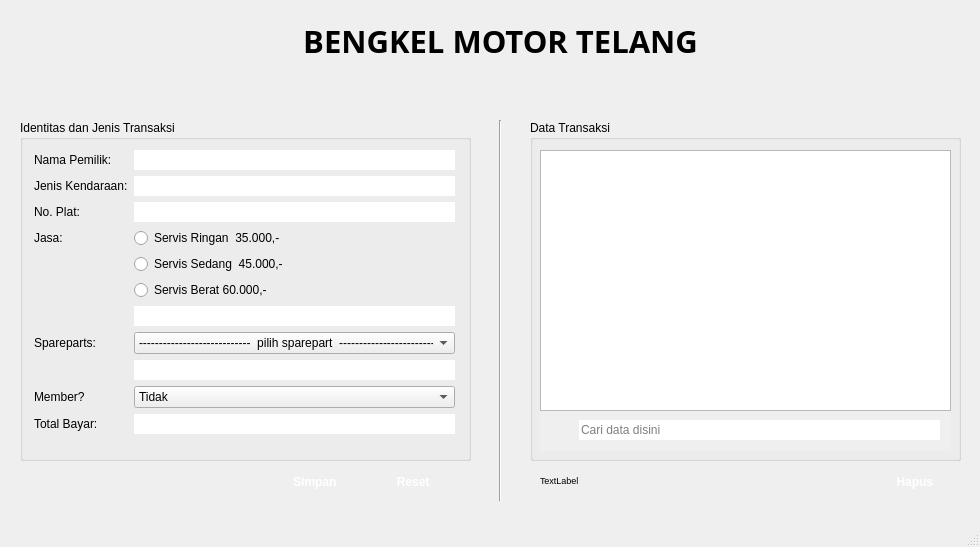
<?xml version="1.0" encoding="UTF-8"?>
<ui version="4.0">
 <class>MainWindow</class>
 <widget class="QMainWindow" name="MainWindow">
  <property name="geometry">
   <rect>
    <x>0</x>
    <y>0</y>
    <width>980</width>
    <height>547</height>
   </rect>
  </property>
  <property name="windowTitle">
   <string>Aplikasi Bengkel Telang</string>
  </property>
  <property name="windowOpacity">
   <double>1.000000000000000</double>
  </property>
  <property name="toolTipDuration">
   <number>-1</number>
  </property>
  <property name="styleSheet">
   <string notr="true"/>
  </property>
  <widget class="QWidget" name="centralwidget">
   <widget class="QLabel" name="label">
    <property name="geometry">
     <rect>
      <x>-10</x>
      <y>0</y>
      <width>1021</width>
      <height>81</height>
     </rect>
    </property>
    <property name="font">
     <font>
      <family>Narkisim</family>
      <pointsize>23</pointsize>
      <weight>75</weight>
      <bold>true</bold>
     </font>
    </property>
    <property name="styleSheet">
     <string notr="true"/>
    </property>
    <property name="text">
     <string>BENGKEL MOTOR TELANG</string>
    </property>
    <property name="alignment">
     <set>Qt::AlignCenter</set>
    </property>
   </widget>
   <widget class="QWidget" name="gridLayoutWidget">
    <property name="geometry">
     <rect>
      <x>34</x>
      <y>150</y>
      <width>421</width>
      <height>292</height>
     </rect>
    </property>
    <layout class="QGridLayout" name="gridLayout">
     <item row="3" column="1">
      <widget class="QRadioButton" name="radioButton">
       <property name="text">
        <string>Servis Ringan  35.000,-</string>
       </property>
      </widget>
     </item>
     <item row="3" column="0">
      <widget class="QLabel" name="label_5">
       <property name="text">
        <string>Jasa:</string>
       </property>
      </widget>
     </item>
     <item row="0" column="0">
      <widget class="QLabel" name="label_1">
       <property name="text">
        <string>Nama Pemilik:</string>
       </property>
      </widget>
     </item>
     <item row="1" column="0">
      <widget class="QLabel" name="label_2">
       <property name="text">
        <string>Jenis Kendaraan:</string>
       </property>
      </widget>
     </item>
     <item row="2" column="0">
      <widget class="QLabel" name="label_3">
       <property name="text">
        <string>No. Plat:</string>
       </property>
      </widget>
     </item>
     <item row="0" column="1">
      <widget class="QLineEdit" name="nama">
       <property name="font">
        <font>
         <kerning>false</kerning>
        </font>
       </property>
       <property name="frame">
        <bool>false</bool>
       </property>
       <property name="cursorPosition">
        <number>0</number>
       </property>
       <property name="placeholderText">
        <string/>
       </property>
      </widget>
     </item>
     <item row="1" column="1">
      <widget class="QLineEdit" name="jeniskendaraan">
       <property name="font">
        <font>
         <kerning>false</kerning>
        </font>
       </property>
       <property name="frame">
        <bool>false</bool>
       </property>
       <property name="placeholderText">
        <string notr="true"/>
       </property>
      </widget>
     </item>
     <item row="5" column="1">
      <widget class="QRadioButton" name="radioButton_3">
       <property name="text">
        <string>Servis Berat 60.000,-</string>
       </property>
      </widget>
     </item>
     <item row="4" column="1">
      <widget class="QRadioButton" name="radioButton_2">
       <property name="text">
        <string>Servis Sedang  45.000,-</string>
       </property>
      </widget>
     </item>
     <item row="2" column="1">
      <widget class="QLineEdit" name="plat">
       <property name="font">
        <font>
         <kerning>false</kerning>
        </font>
       </property>
       <property name="frame">
        <bool>false</bool>
       </property>
       <property name="placeholderText">
        <string/>
       </property>
      </widget>
     </item>
     <item row="6" column="1">
      <widget class="QLineEdit" name="lineEdit_Jasa">
       <property name="frame">
        <bool>false</bool>
       </property>
       <property name="dragEnabled">
        <bool>false</bool>
       </property>
       <property name="readOnly">
        <bool>true</bool>
       </property>
       <property name="placeholderText">
        <string/>
       </property>
      </widget>
     </item>
     <item row="7" column="0">
      <widget class="QLabel" name="label_6">
       <property name="text">
        <string>Spareparts:</string>
       </property>
      </widget>
     </item>
     <item row="7" column="1">
      <widget class="QComboBox" name="spareparts">
       <property name="font">
        <font>
         <kerning>false</kerning>
        </font>
       </property>
       <property name="autoFillBackground">
        <bool>false</bool>
       </property>
       <property name="maxCount">
        <number>2147483640</number>
       </property>
       <property name="iconSize">
        <size>
         <width>20</width>
         <height>20</height>
        </size>
       </property>
       <property name="frame">
        <bool>true</bool>
       </property>
       <item>
        <property name="text">
         <string>----------------------------  pilih sparepart  ----------------------------</string>
        </property>
       </item>
       <item>
        <property name="text">
         <string>Ban Luar Depan  35.000,-</string>
        </property>
       </item>
       <item>
        <property name="text">
         <string>Ban Luar Belakang  45.000,-</string>
        </property>
       </item>
       <item>
        <property name="text">
         <string>Ban Dalam Depan  20.000,-</string>
        </property>
       </item>
       <item>
        <property name="text">
         <string>Ban Dalam Belakang 20.000,-</string>
        </property>
       </item>
       <item>
        <property name="text">
         <string>Kampas &amp; Tali Rem Depan  35.000,-</string>
        </property>
       </item>
       <item>
        <property name="text">
         <string>Kampas &amp; Tali Rem Belakang 40.000,-</string>
        </property>
       </item>
       <item>
        <property name="text">
         <string>Busi  10.000,-</string>
        </property>
       </item>
       <item>
        <property name="text">
         <string>Oli Inject  45.000,-</string>
        </property>
       </item>
       <item>
        <property name="text">
         <string>Oli Carbon  30.000,-</string>
        </property>
       </item>
       <item>
        <property name="text">
         <string>Oli Gardan  15.000,-</string>
        </property>
       </item>
       <item>
        <property name="text">
         <string>Oli Mesin  15.000,-</string>
        </property>
       </item>
       <item>
        <property name="text">
         <string>Lampu Depan  65.000,-</string>
        </property>
       </item>
       <item>
        <property name="text">
         <string>Lampu Belakang  40.000,-</string>
        </property>
       </item>
       <item>
        <property name="text">
         <string>Lampu Sein  25.000,-</string>
        </property>
       </item>
       <item>
        <property name="text">
         <string>Karburator  35.000,-</string>
        </property>
       </item>
       <item>
        <property name="text">
         <string>Rantai/Belt  80.000,-</string>
        </property>
       </item>
       <item>
        <property name="text">
         <string>Aki  150.000,-</string>
        </property>
       </item>
      </widget>
     </item>
     <item row="8" column="1">
      <widget class="QLineEdit" name="lineEdit">
       <property name="font">
        <font>
         <kerning>false</kerning>
        </font>
       </property>
       <property name="frame">
        <bool>false</bool>
       </property>
       <property name="readOnly">
        <bool>true</bool>
       </property>
       <property name="placeholderText">
        <string/>
       </property>
      </widget>
     </item>
     <item row="9" column="1">
      <widget class="QComboBox" name="member">
       <property name="iconSize">
        <size>
         <width>20</width>
         <height>20</height>
        </size>
       </property>
       <item>
        <property name="text">
         <string>Tidak</string>
        </property>
       </item>
       <item>
        <property name="text">
         <string>Ya  (diskon 5%)</string>
        </property>
       </item>
      </widget>
     </item>
     <item row="9" column="0">
      <widget class="QLabel" name="label_7">
       <property name="text">
        <string>Member?</string>
       </property>
      </widget>
     </item>
     <item row="10" column="1">
      <widget class="QLineEdit" name="total">
       <property name="font">
        <font>
         <kerning>false</kerning>
        </font>
       </property>
       <property name="frame">
        <bool>false</bool>
       </property>
       <property name="readOnly">
        <bool>true</bool>
       </property>
       <property name="placeholderText">
        <string/>
       </property>
      </widget>
     </item>
     <item row="10" column="0">
      <widget class="QLabel" name="label_8">
       <property name="text">
        <string>Total Bayar:</string>
       </property>
      </widget>
     </item>
    </layout>
   </widget>
   <widget class="QPushButton" name="btnreset">
    <property name="geometry">
     <rect>
      <x>370</x>
      <y>470</y>
      <width>83</width>
      <height>23</height>
     </rect>
    </property>
    <property name="font">
     <font>
      <weight>75</weight>
      <bold>true</bold>
     </font>
    </property>
    <property name="styleSheet">
     <string notr="true">color: rgb(255, 255, 255);</string>
    </property>
    <property name="text">
     <string> Reset</string>
    </property>
    <property name="icon">
     <iconset>
      <normaloff>reset.png</normaloff>reset.png</iconset>
    </property>
    <property name="iconSize">
     <size>
      <width>18</width>
      <height>18</height>
     </size>
    </property>
    <property name="default">
     <bool>false</bool>
    </property>
    <property name="flat">
     <bool>true</bool>
    </property>
   </widget>
   <widget class="QPushButton" name="btnsinput">
    <property name="geometry">
     <rect>
      <x>270</x>
      <y>470</y>
      <width>83</width>
      <height>23</height>
     </rect>
    </property>
    <property name="font">
     <font>
      <weight>75</weight>
      <bold>true</bold>
     </font>
    </property>
    <property name="styleSheet">
     <string notr="true">color: rgb(255, 255, 255);</string>
    </property>
    <property name="text">
     <string>  Simpan</string>
    </property>
    <property name="icon">
     <iconset>
      <normaloff>save.png</normaloff>save.png</iconset>
    </property>
    <property name="iconSize">
     <size>
      <width>12</width>
      <height>16</height>
     </size>
    </property>
    <property name="flat">
     <bool>true</bool>
    </property>
   </widget>
   <widget class="QTableView" name="tableView">
    <property name="geometry">
     <rect>
      <x>540</x>
      <y>150</y>
      <width>411</width>
      <height>261</height>
     </rect>
    </property>
    <property name="autoFillBackground">
     <bool>true</bool>
    </property>
    <property name="gridStyle">
     <enum>Qt::SolidLine</enum>
    </property>
   </widget>
   <widget class="QLabel" name="lblstats2">
    <property name="geometry">
     <rect>
      <x>40</x>
      <y>470</y>
      <width>221</width>
      <height>21</height>
     </rect>
    </property>
    <property name="font">
     <font>
      <pointsize>7</pointsize>
     </font>
    </property>
    <property name="layoutDirection">
     <enum>Qt::LeftToRight</enum>
    </property>
    <property name="text">
     <string/>
    </property>
    <property name="alignment">
     <set>Qt::AlignLeading|Qt::AlignLeft|Qt::AlignVCenter</set>
    </property>
   </widget>
   <widget class="QLineEdit" name="lineEdit_Cari">
    <property name="geometry">
     <rect>
      <x>579</x>
      <y>420</y>
      <width>361</width>
      <height>20</height>
     </rect>
    </property>
    <property name="font">
     <font>
      <kerning>false</kerning>
     </font>
    </property>
    <property name="frame">
     <bool>false</bool>
    </property>
    <property name="cursorPosition">
     <number>0</number>
    </property>
    <property name="alignment">
     <set>Qt::AlignLeading|Qt::AlignLeft|Qt::AlignVCenter</set>
    </property>
    <property name="readOnly">
     <bool>false</bool>
    </property>
    <property name="placeholderText">
     <string>Cari data disini</string>
    </property>
    <property name="clearButtonEnabled">
     <bool>true</bool>
    </property>
   </widget>
   <widget class="Line" name="line">
    <property name="geometry">
     <rect>
      <x>490</x>
      <y>120</y>
      <width>20</width>
      <height>381</height>
     </rect>
    </property>
    <property name="orientation">
     <enum>Qt::Vertical</enum>
    </property>
   </widget>
   <widget class="QGroupBox" name="groupBox_2">
    <property name="geometry">
     <rect>
      <x>530</x>
      <y>120</y>
      <width>431</width>
      <height>341</height>
     </rect>
    </property>
    <property name="title">
     <string>Data Transaksi</string>
    </property>
   </widget>
   <widget class="QLabel" name="lblstats">
    <property name="geometry">
     <rect>
      <x>540</x>
      <y>470</y>
      <width>301</width>
      <height>21</height>
     </rect>
    </property>
    <property name="font">
     <font>
      <pointsize>7</pointsize>
     </font>
    </property>
    <property name="layoutDirection">
     <enum>Qt::LeftToRight</enum>
    </property>
    <property name="text">
     <string>TextLabel</string>
    </property>
    <property name="alignment">
     <set>Qt::AlignLeading|Qt::AlignLeft|Qt::AlignVCenter</set>
    </property>
   </widget>
   <widget class="QGroupBox" name="groupBox">
    <property name="geometry">
     <rect>
      <x>20</x>
      <y>120</y>
      <width>451</width>
      <height>341</height>
     </rect>
    </property>
    <property name="title">
     <string>Identitas dan Jenis Transaksi</string>
    </property>
    <property name="flat">
     <bool>false</bool>
    </property>
    <property name="checkable">
     <bool>false</bool>
    </property>
   </widget>
   <widget class="QPushButton" name="btndelete">
    <property name="geometry">
     <rect>
      <x>870</x>
      <y>470</y>
      <width>83</width>
      <height>23</height>
     </rect>
    </property>
    <property name="font">
     <font>
      <weight>75</weight>
      <bold>true</bold>
     </font>
    </property>
    <property name="focusPolicy">
     <enum>Qt::StrongFocus</enum>
    </property>
    <property name="styleSheet">
     <string notr="true">color: rgb(255, 255, 255);</string>
    </property>
    <property name="text">
     <string>  Hapus</string>
    </property>
    <property name="icon">
     <iconset>
      <normaloff>delete.png</normaloff>delete.png</iconset>
    </property>
    <property name="iconSize">
     <size>
      <width>13</width>
      <height>13</height>
     </size>
    </property>
    <property name="flat">
     <bool>true</bool>
    </property>
   </widget>
   <widget class="QLabel" name="label_9">
    <property name="geometry">
     <rect>
      <x>-10</x>
      <y>50</y>
      <width>1011</width>
      <height>31</height>
     </rect>
    </property>
    <property name="text">
     <string/>
    </property>
   </widget>
   <widget class="QPushButton" name="pushButton">
    <property name="geometry">
     <rect>
      <x>210</x>
      <y>0</y>
      <width>71</width>
      <height>71</height>
     </rect>
    </property>
    <property name="focusPolicy">
     <enum>Qt::StrongFocus</enum>
    </property>
    <property name="autoFillBackground">
     <bool>false</bool>
    </property>
    <property name="text">
     <string/>
    </property>
    <property name="icon">
     <iconset>
      <normaloff>logo.png</normaloff>logo.png</iconset>
    </property>
    <property name="iconSize">
     <size>
      <width>66</width>
      <height>66</height>
     </size>
    </property>
    <property name="flat">
     <bool>true</bool>
    </property>
   </widget>
   <widget class="QLabel" name="label_4">
    <property name="geometry">
     <rect>
      <x>540</x>
      <y>410</y>
      <width>411</width>
      <height>41</height>
     </rect>
    </property>
    <property name="autoFillBackground">
     <bool>true</bool>
    </property>
    <property name="styleSheet">
     <string notr="true"/>
    </property>
    <property name="text">
     <string/>
    </property>
   </widget>
   <widget class="QPushButton" name="pushButton_2">
    <property name="geometry">
     <rect>
      <x>550</x>
      <y>410</y>
      <width>41</width>
      <height>41</height>
     </rect>
    </property>
    <property name="text">
     <string/>
    </property>
    <property name="icon">
     <iconset>
      <normaloff>searce.png</normaloff>searce.png</iconset>
    </property>
    <property name="iconSize">
     <size>
      <width>39</width>
      <height>33</height>
     </size>
    </property>
    <property name="flat">
     <bool>true</bool>
    </property>
   </widget>
   <zorder>groupBox_2</zorder>
   <zorder>label_4</zorder>
   <zorder>label_9</zorder>
   <zorder>groupBox</zorder>
   <zorder>label</zorder>
   <zorder>gridLayoutWidget</zorder>
   <zorder>btnreset</zorder>
   <zorder>btnsinput</zorder>
   <zorder>tableView</zorder>
   <zorder>lblstats2</zorder>
   <zorder>line</zorder>
   <zorder>lblstats</zorder>
   <zorder>btndelete</zorder>
   <zorder>pushButton</zorder>
   <zorder>pushButton_2</zorder>
   <zorder>lineEdit_Cari</zorder>
  </widget>
  <widget class="QMenuBar" name="menubar">
   <property name="geometry">
    <rect>
     <x>0</x>
     <y>0</y>
     <width>980</width>
     <height>21</height>
    </rect>
   </property>
  </widget>
  <widget class="QStatusBar" name="statusbar"/>
  <action name="actionRiwayat_Transaksi">
   <property name="text">
    <string>Riwayat Transaksi</string>
   </property>
  </action>
 </widget>
 <resources/>
 <connections/>
</ui>
